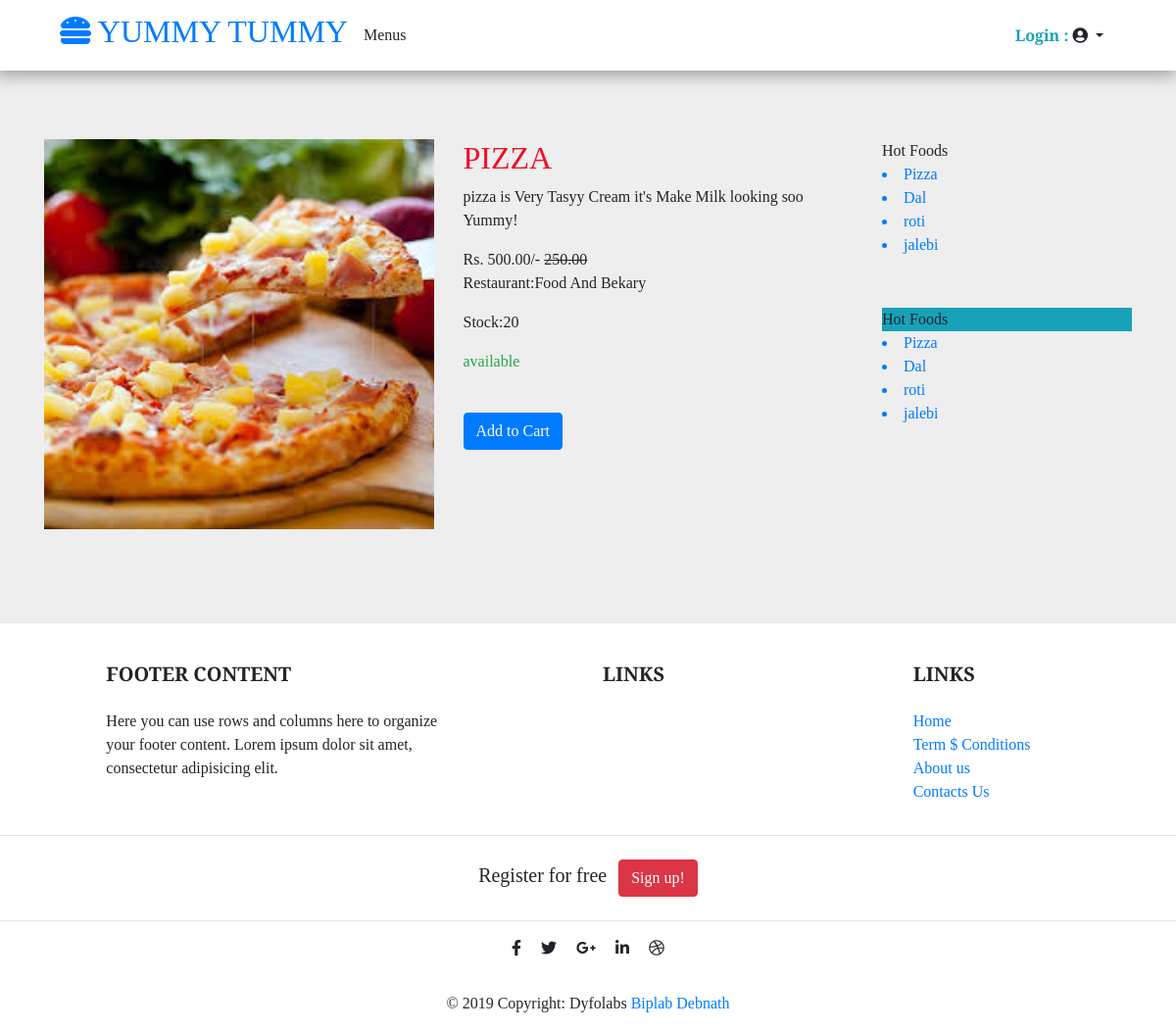
The page /details/1 on the database its author committed.
### foods/models.py (models this page shows, shortened)
class Menu(models.Model):
    category = models.ForeignKey(Cotergory, on_delete=models.CASCADE)
    name = models.CharField(max_length=200, db_index=True)
    slug = models.SlugField(max_length=200, db_index=True)
    description = models.TextField(blank=True, null=True)
    price = models.DecimalField('Price Rs.', max_digits=8, decimal_places=2, blank=True, null=True)
    offer_price = models.DecimalField('Offrer Rs.', max_digits=8, decimal_places=2, blank=True, null=True)
    date = models.DateField(default=date.today)
    image = models.ImageField(upload_to="food", blank=True, null=True, default='default.png')
    restaurant = models.ForeignKey(Restaurant, null=True, on_delete=models.CASCADE)
    stock = models.PositiveIntegerField()
    available = models.BooleanField(default=True)
    updated = models.DateTimeField(auto_now=True)

### restaurants/models.py (models this page shows)
class Restaurant(models.Model):
    image = models.ImageField(upload_to="restaurants", blank=True, null=True, default='default.png')
    name = models.CharField(max_length=200)
    street = models.CharField(max_length=200, blank=True, null=True)
    mobile = models.CharField(max_length=200, blank=True, null=True)
    zipCode = models.CharField(max_length=200, blank=True, null=True)
    website_url = models.URLField(blank=True, null=True)
    restaurant_user = models.ForeignKey(RestaurantAccount,on_delete=models.CASCADE)
    date = models.DateField(default=date.today)
    address = models.ForeignKey(Address, on_delete=models.CASCADE)
    def __str__(self):
        return self.name

### foods/views.py (the view)
# urls.py: path('details/<int:id>', food_views.food_details,name='details'),
def food_details(request,id):
    login_user = "Login"
    if request.session.get('username', None):
        login_user = request.session.get('username')
    menus = Menu.objects.get(id=id)
    menus_list = Menu.objects.all()
    context={
        'menus': menus,
        'menus_list': menus_list,
        'login_user': login_user,
    }
    return render(request,"food/details.html",context)

### foods/templates/food/details.html (shortened to what this page needs)
{% extends 'includes/base.html'%}
{% block content %}
    {% include 'includes/navbar.html'%}
<section class="products ">
    <div class="container">
        <div class="row">
            <div class="col-md-9">
                <div class="row">
                    <div class="col-md-6"><img src="{{menus.image.url}}" width="100%"></div>
                    <div class="col-md-6">
                        <div class="menu_details">
                            <h2 class="text-uppercase">{{menus.name}}</h2>
                            <p>{{menus.description}}</p>
                            <div>Rs. {{menus.price}}/-
                                <del>{{menus.offer_price}}</del>
                            </div>
                            <p>Restaurant:{{menus.restaurant}}</p>
                            <p>Stock:{{menus.stock}}</p>
                            <p>{% if menus.available%}<span class="text-success"> available</span> {% endif%}</p>
                            <br>
                            <a href="{% url 'cart' menus.id %}" class="btn btn-primary">Add to Cart</a>
                        </div>
                    </div>
                </div>
            </div>
            <div class="col-md-3">
                    <div class="panel">
                        <div class="panel-heading">Hot Foods</div>
                        <div class="panel-body">
                            {% for menu in menus_list %}
                            <a href="{% url 'details' menu.id %}">
                                <li>{{menu.name}}</li>
                            </a>
                            {% endfor %}
                        </div>
                    </div>
                        <br> <br>
                 <div class="panel ">
                        <div class="panel-heading bg-info">Hot Foods</div>
                        <div class="panel-body">
                            {% for menu in menus_list %}
                            <a href="{% url 'details' menu.id %}">
                                <li>{{menu.name}}</li>
                            </a>
                            {% endfor %}
                        </div>
                    </div>
            </div>
        </div>
        <br><br>
    </div>
</section>
{% include 'includes/footer.html'%}
{% endblock %}

### static/css/style.css (style rules this page uses)
body { font-family: 'Pacifico', cursive; font-family: 'Crimson Text', serif; font-family: 'Bitter', serif; background:#eee; }
body { //background-image: url(/static/images/bg.jpg); }
.products { margin-top: 70px; }
.products h2 { color: #f30e24; }
.products .panel-body { overflow-y: scroll; width: 100%; height: 100px; }

### rows shown on the page
Menu: image (picture), name "PIZZA", description "pizza is Very Tasyy Cream it's Make Milk looking soo Yummy!", price "500.00", offer_price "250.00", restaurant "Food And Bekary", stock "20", name "Pizza"
Menu: name "Dal"
Menu: name "roti"
Menu: name "jalebi"

### other values the page prints
{{ login_user }} "Login"
